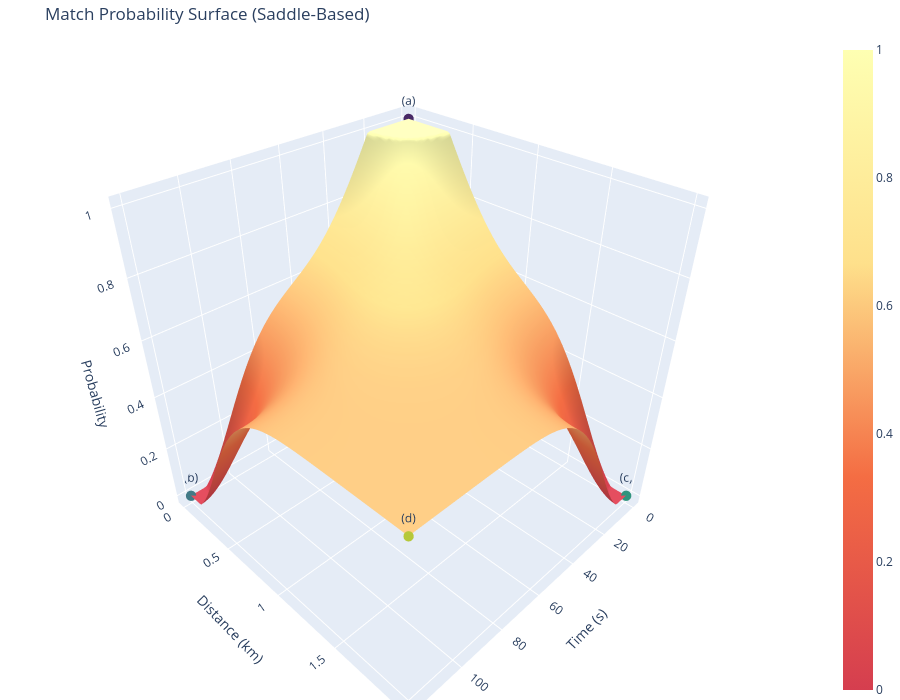

Notebook source saved alongside this figure:
### Markdown cell above
### __Plot distribution of match observations (with extreme values)__

### Code cell
plot_extreme_match_distribution()

### Figure 1 — Plotly figure (JSON) as saved in the notebook; plotly's stock layout.template omitted (floating-point values rounded to 4 significant figures; data arrays with more than 128 entries replaced by an {"elided": "..."} marker saying what was removed)
{"data": [{"colorscale": [[0, "#d53e4f"], [0.3333, "#f46d43"], [0.6667, "#fee08b"], [1, "#feffb2"]], "showscale": true, "type": "surface", "x": {"elided": "100x100 float values"}, "y": {"elided": "100x100 float values"}, "z": {"elided": "100x100 float values"}}, {"marker": {"color": "#482966", "size": 6}, "mode": "markers+text", "text": ["(a)"], "type": "scatter3d", "x": [0], "y": [0], "z": [1]}, {"marker": {"color": "#427a86", "size": 6}, "mode": "markers+text", "text": ["(b)"], "type": "scatter3d", "x": [120], "y": [0], "z": [0]}, {"marker": {"color": "#31947d", "size": 6}, "mode": "markers+text", "text": ["(c)"], "type": "scatter3d", "x": [0], "y": [2], "z": [0]}, {"marker": {"color": "#b6c839", "size": 6}, "mode": "markers+text", "text": ["(d)"], "type": "scatter3d", "x": [120], "y": [2], "z": [0.5702]}], "layout": {"height": 700, "margin": {"b": 0, "l": 0, "r": 0, "t": 40}, "scene": {"xaxis": {"title": {"text": "Time (s)"}}, "yaxis": {"title": {"text": "Distance (km)"}}, "zaxis": {"title": {"text": "Probability"}}}, "showlegend": false, "title": {"text": "Match Probability Surface (Saddle-Based)"}, "width": 900}}
